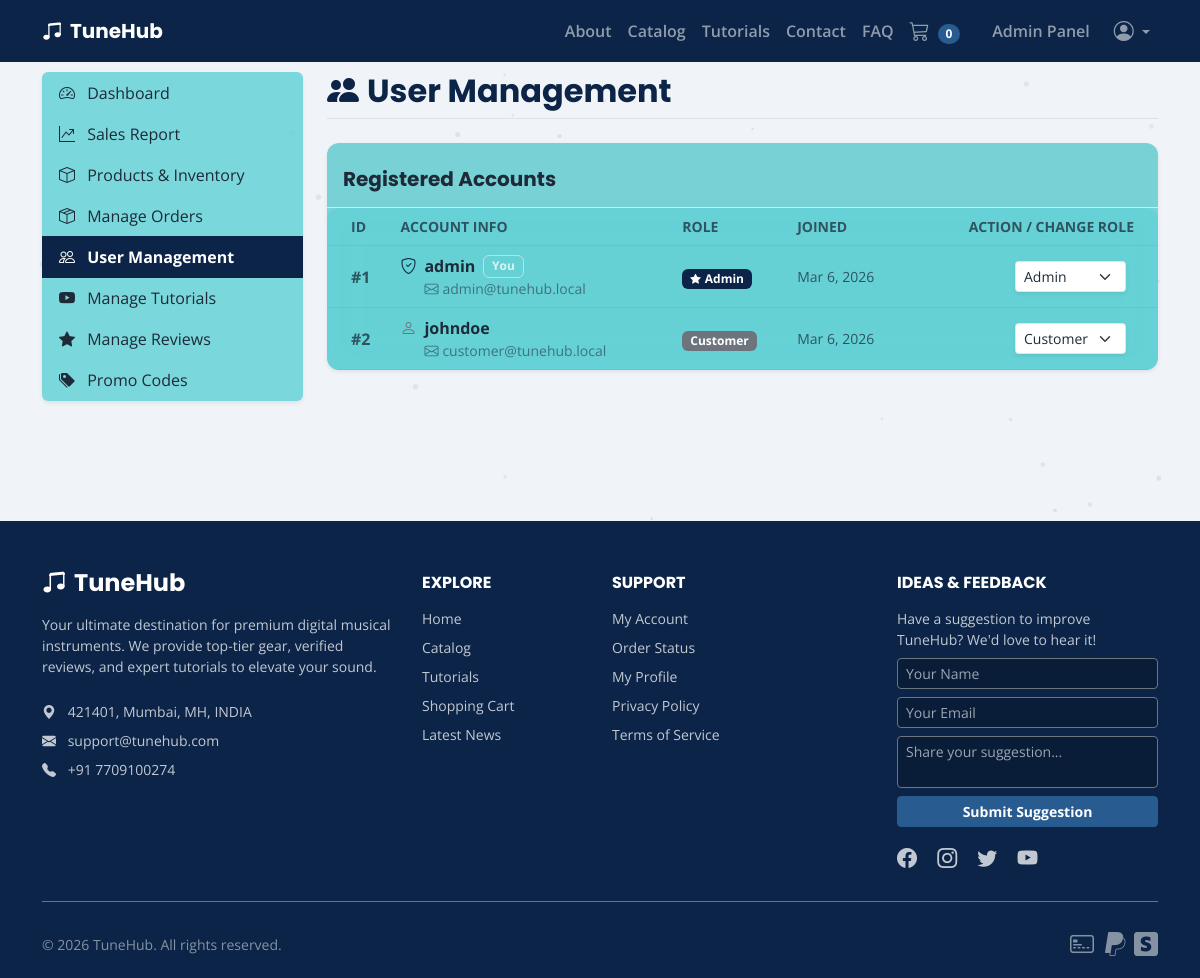
The page /modules/admin/users.php (signed in) on the database its author committed.
### tables this page shows
CREATE TABLE Users (
    user_id INT AUTO_INCREMENT PRIMARY KEY,
    username VARCHAR(100) NOT NULL UNIQUE,
    email VARCHAR(255) NOT NULL UNIQUE,
    password_hash VARCHAR(255) NOT NULL,
    user_type ENUM('Customer', 'Admin') DEFAULT 'Customer',
    created_at TIMESTAMP DEFAULT CURRENT_TIMESTAMP
);

### includes/functions.php (called while the page is built, shortened)
<?php
function sanitize_html($string) {
    return htmlspecialchars($string ?? '', ENT_QUOTES, 'UTF-8');
}
?>

### modules/admin/users.php (the view, shortened to what this page needs)
<?php
require_once __DIR__ . '/../../includes/functions.php';
require_once __DIR__ . '/../../config/database.php';
$users = $pdo->query("SELECT user_id, username, email, user_type, created_at FROM Users ORDER BY created_at DESC")->fetchAll();
require_once __DIR__ . '/../../includes/header.php';
?>
<div class="row pt-4 pb-5">
    <div class="col-md-3 mb-4">
        <div class="list-group shadow-sm border-0">
            <a href="index.php" class="list-group-item list-group-item-action"><i class="bi bi-speedometer2 me-2"></i> Dashboard</a>
            <a href="sales.php" class="list-group-item list-group-item-action"><i class="bi bi-graph-up-arrow me-2"></i> Sales Report</a>
            <a href="products.php" class="list-group-item list-group-item-action"><i class="bi bi-box me-2"></i> Products & Inventory</a>
            <a href="orders.php" class="list-group-item list-group-item-action"><i class="bi bi-box-seam me-2"></i> Manage Orders</a>
            <a href="users.php" class="list-group-item list-group-item-action active bg-primary-custom border-primary-custom fw-bold"><i class="bi bi-people me-2"></i> User Management</a>
            <a href="tutorials.php" class="list-group-item list-group-item-action"><i class="bi bi-youtube me-2"></i> Manage Tutorials</a>
            <a href="reviews.php" class="list-group-item list-group-item-action"><i class="bi bi-star-fill me-2"></i> Manage Reviews</a>
            <a href="promos.php" class="list-group-item list-group-item-action"><i class="bi bi-tags-fill me-2"></i> Promo Codes</a>
        </div>
    </div>
    <div class="col-md-9">
        <div class="d-flex justify-content-between align-items-center mb-4 border-bottom pb-2">
            <h2 class="text-primary-custom fw-bold m-0"><i class="bi bi-people-fill me-2"></i>User Management</h2>
        </div>
        <div class="card shadow-sm border-0">
            <div class="card-header border-bottom pt-4 pb-3">
                <h5 class="fw-bold mb-0 text-white">Registered Accounts</h5>
            </div>
            <div class="card-body p-0">
                <div class="table-responsive">
                    <table class="table table-hover align-middle mb-0">
                        <thead class="table-light text-white opacity-75 small text-uppercase tracking-wider">
                            <tr>
                                <th class="ps-4">ID</th>
                                <th>Account Info</th>
                                <th>Role</th>
                                <th>Joined</th>
                                <th class="pe-4 text-end">Action / Change Role</th>
                            </tr>
                        </thead>
                        <tbody>
                            <?php foreach($users as $u): ?>
                            <tr>
                                <td class="ps-4 text-white opacity-75 fw-bold">#<?php echo $u['user_id']; ?></td>
                                <td>
                                    <div class="fw-bold text-white d-flex align-items-center">
                                        <?php if($u['user_type'] == 'Admin'): ?>
                                            <i class="bi bi-shield-check text-primary-custom me-2" title="Admin"></i>
                                        <?php else: ?>
                                            <i class="bi bi-person text-secondary me-2"></i>
                                        <?php endif; ?>
                                        <?php echo sanitize_html($u['username']); ?>
                                        <?php if($u['user_id'] == $_SESSION['user_id']): ?>
                                            <span class="badge text-white opacity-75 border ms-2">You</span>
                                        <?php endif; ?>
                                    </div>
                                    <div class="small text-white opacity-75 ms-4"><a href="mailto:<?php echo sanitize_html($u['email']); ?>" class="text-decoration-none text-white opacity-75"><i class="bi bi-envelope me-1"></i><?php echo sanitize_html($u['email']); ?></a></div>
                                </td>
                                <td>
                                    <?php if($u['user_type'] == 'Admin'): ?>
                                        <span class="badge bg-primary-custom px-2 py-1"><i class="bi bi-star-fill text-warning me-1 small"></i>Admin</span>
                                    <?php else: ?>
                                        <span class="badge bg-secondary px-2 py-1">Customer</span>
                                    <?php endif; ?>
                                </td>
                                <td class="text-white opacity-75 small"><?php echo date('M j, Y', strtotime($u['created_at'])); ?></td>
                                <td class="pe-4 text-end">
                                    <form method="POST" class="d-flex justify-content-end align-items-center">
                                        <select name="user_type" class="form-select form-select-sm d-inline-block w-auto me-2 shadow-sm" <?php echo ($u['user_id']==$_SESSION['user_id']) ? 'disabled' : ''; ?> onchange="this.form.submit()">
                                            <option value="Customer" <?php echo $u['user_type']=='Customer' ? 'selected' : ''; ?>>Customer</option>
                                            <option value="Admin" <?php echo $u['user_type']=='Admin' ? 'selected' : ''; ?>>Admin</option>
                                        </select>
                                    </form>
                                </td>
                            </tr>
                            <?php endforeach; ?>
                        </tbody>
                    </table>
                </div>
            </div>
        </div>
    </div>
</div>
<?php require_once __DIR__ . '/../../includes/footer.php'; ?>

### rows shown on the page
users: user_id "1", username "admin", shows "You", email "admin@tunehub.local", shows "Admin", created_at "Mar 6, 2026", user_type "Admin"
users: user_id "2", username "johndoe", email "customer@tunehub.local", shows "Customer", created_at "Mar 6, 2026", user_type "Customer"

### other values the page prints
$cart_count "0"
